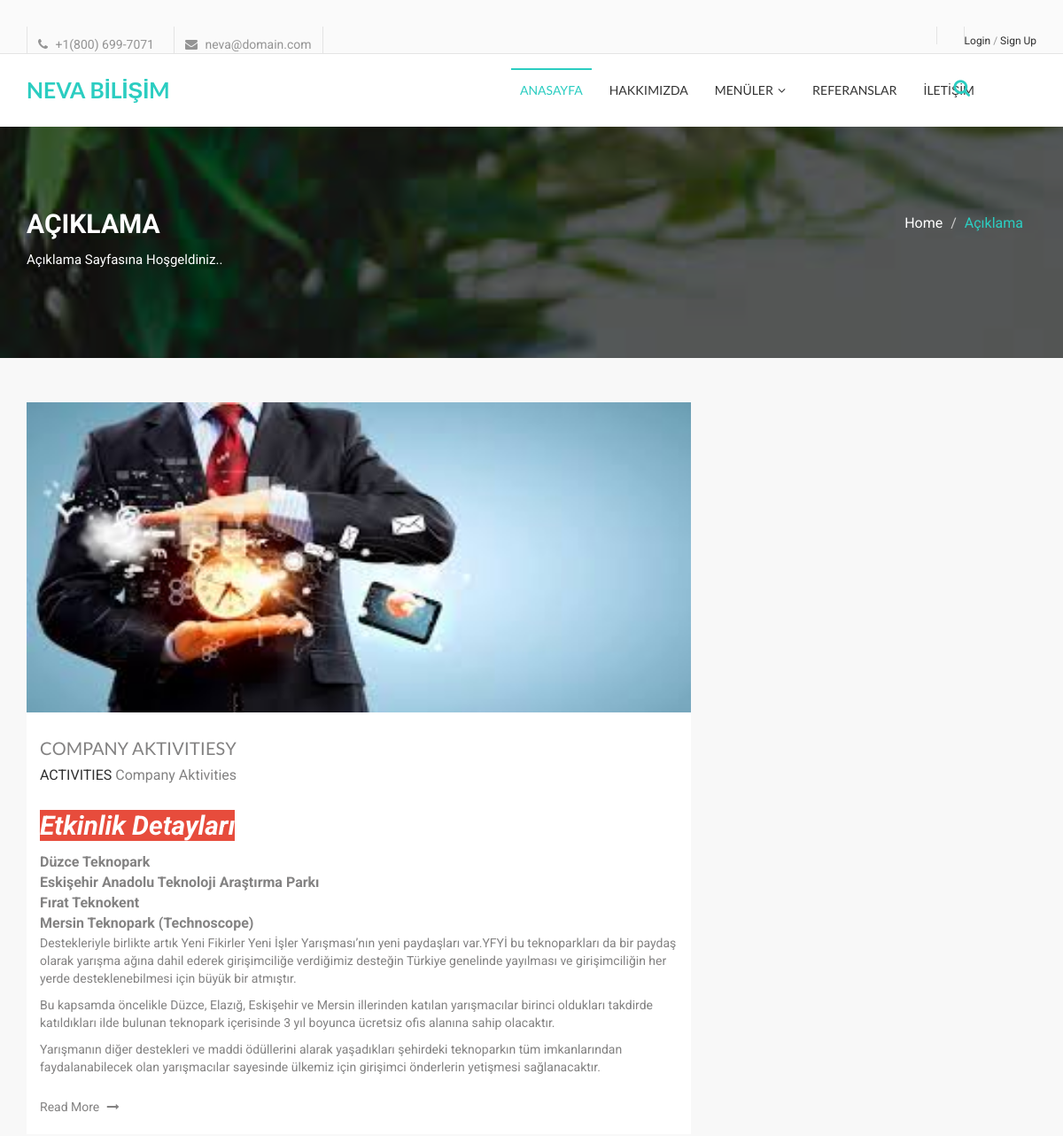
Before: /content/10/Etkinlik/ (upper part) with the older database file.
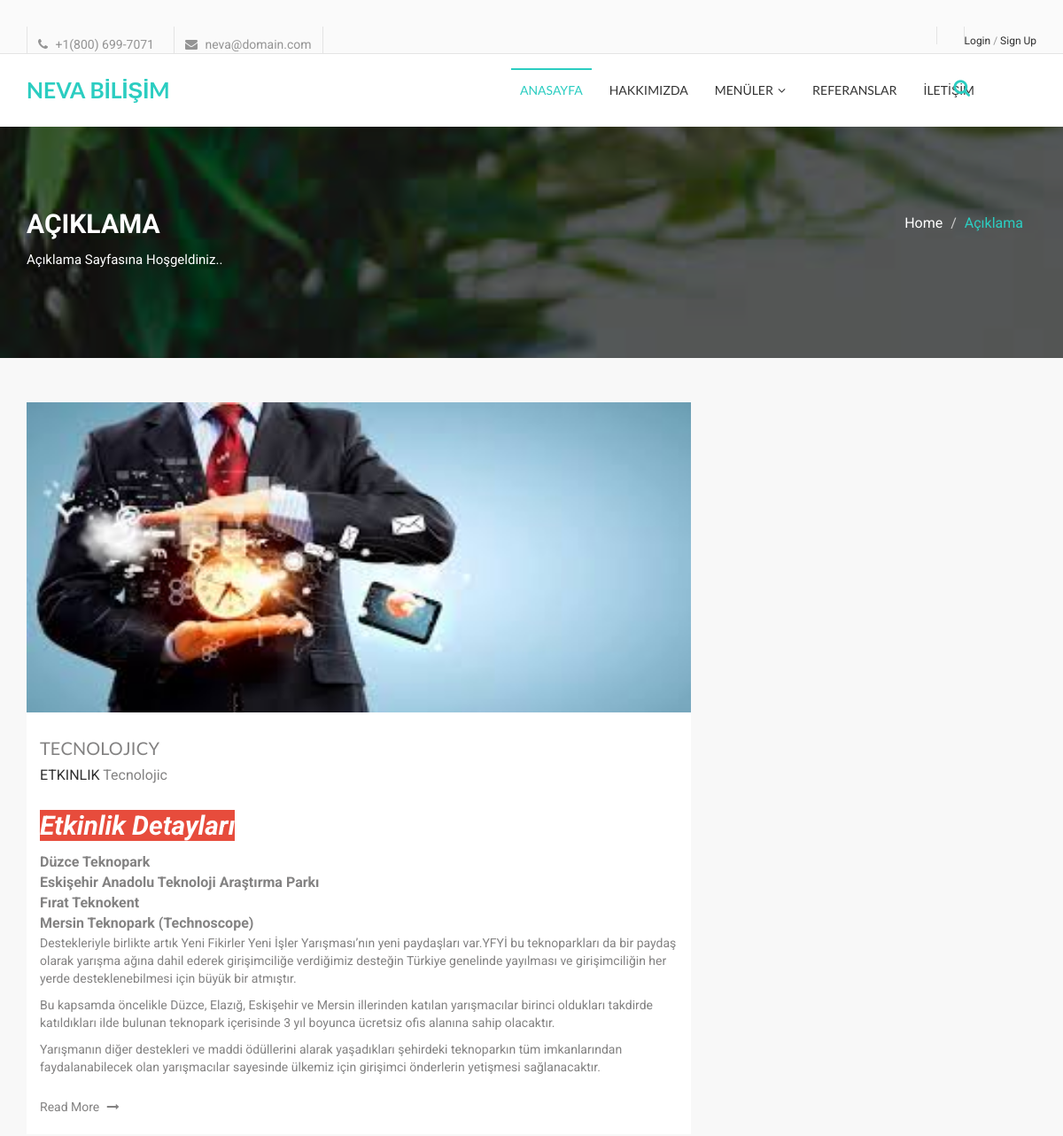
After: the same page with the newer database file.
### content/models.py (models this page shows, shortened)
class Content(models.Model):
    STATUS = (
        ('True', 'Evet'),
        ('False', 'Hayır'),
    )
    category = models.ForeignKey(Category, on_delete=models.CASCADE)  # relation with Category table
    title = models.CharField(max_length=150)
    keywords = models.CharField(blank=True, max_length=255)
    description = models.CharField(blank=True, max_length=255)
    image = models.ImageField(upload_to='images/')
    detail = RichTextUploadingField()
    slug = models.SlugField(null=False, unique=True)
    status = models.CharField(max_length=10, choices=STATUS)
    create_at = models.DateTimeField(auto_now_add=True)
    update_at = models.DateTimeField(auto_now=True)
    def image_tag(self):
        return mark_safe('<img src="{}" height="50"/>'.format(self.image.url))
    image_tag.short_description = 'Image'

### home/views.py (the view)
# urls.py: path('content/<int:id>/<slug:slug>/', views.content_detail, name='content_detail'),
def content_detail(request, id, slug):
    category = Category.objects.all()
    content = Content.objects.get(pk=id)
    images = Images.objects.filter(content_id=id)
    comments = Comment.objects.filter(content_id=id, status='True')
    context = {
        'content': content, 'slug': slug, 'category': category, 'images': images, 'comments': comments,
    }
    return render(request, 'content_detail.html', context)

### home/templates/content_detail.html (shortened to what this page needs)
{% extends "homebase.html" %}
{% block head %}
    {% load static %}
    <link href="{% static 'main.css' %}" rel="stylesheet">
{% endblock %}
{% block body %}
    <section id="single-page-header">
        <div class="overlay">
            <div class="container">
                <div class="row">
                    <div class="col-md-6 col-sm-6 col-xs-12">
                        <div class="single-page-header-left">
                            <h2>Açıklama</h2>
                            <p>Açıklama Sayfasına Hoşgeldiniz..</p>
                        </div>
                    </div>
                    <div class="col-md-6 col-sm-6 col-xs-12">
                        <div class="single-page-header-right">
                            <ol class="breadcrumb">
                                <li><a href="#">Home</a></li>
                                <li class="active">Açıklama</li>
                            </ol>
                        </div>
                    </div>
                </div>
            </div>
        </div>
    </section>
    <section id="blog-archive">
        <div class="container">
            <div class="row">
                <div class="col-md-12">
                    <div class="blog-archive-area">
                        <div class="row">
                            <div class="col-md-8">
                                <div class="blog-archive-left">
                                    <article class="blog-news-single">
                                        <div class="blog-news-img">
                                            <a href="blog-single-with-right-sidebar.html"><img
                                                    src="{{ content.image.url }}" alt="image"></a>
                                        </div>
                                        <div class="blog-news-title">
                                            <h2><a href="blog-single-with-right-sidebar.html">{{ content.title }}y</a>
                                            </h2>
                                            <a class="blog-author" href="#">{{ content.slug }}</a> <span
                                                class="blog-date">{{ content.title }}</span>
                                        </div>
                                        <div class="blog-news-details">
                                            <p>{{ content.detail|safe }} </p>
                                            <a class="blog-more-btn" href="blog-single-with-right-sidebar.html">Read
                                                More <i class="fa fa-long-arrow-right"></i></a>
                                        </div>
                                    </article>
                                </div>
                            </div>
                        </div>
                    </div>
                </div>
            </div>
        </div>
    </section>
{% endblock %}

Changed rows visible on the page:
changed Content: title "COMPANY AKTIVITIES" → "TECNOLOJIC"; slug "ACTIVITIES" → "ETKINLIK"; title "Company Aktivities" → "Tecnolojic"
